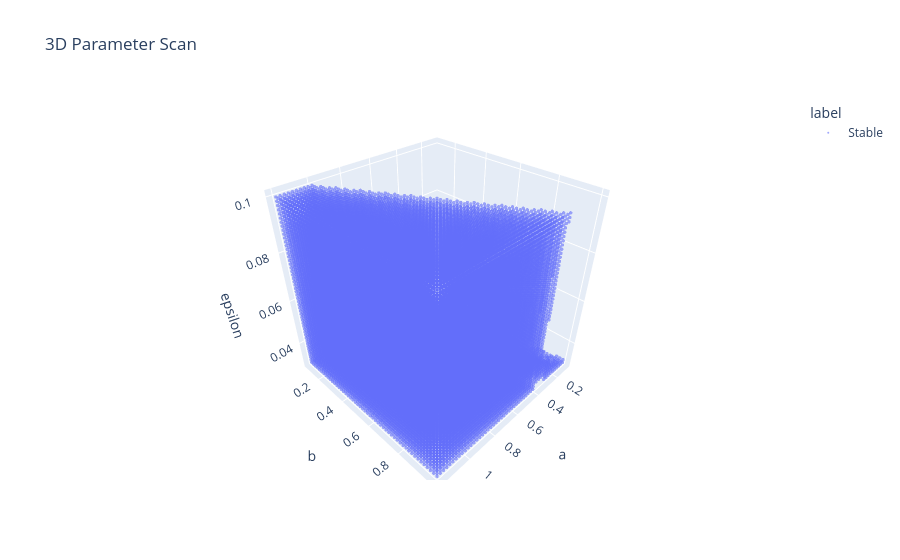

Here is the notebook cell this chart was saved with:
### Code cell
plot_results_3d(results, mode="stable_only")

### Figure 1 — Plotly figure (JSON) as saved in the notebook; plotly's stock layout.template omitted (floating-point values rounded to 4 significant figures; data arrays with more than 128 entries replaced by an {"elided": "..."} marker saying what was removed)
{"data": [{"hovertemplate": "label=Stable<br>a=%{x}<br>b=%{y}<br>epsilon=%{z}<extra></extra>", "legendgroup": "Stable", "marker": {"color": "#636efa", "opacity": 0.6, "symbol": "circle", "size": 2}, "mode": "markers", "name": "Stable", "scene": "scene", "showlegend": true, "x": {"elided": "61910 float values"}, "y": {"elided": "61910 float values"}, "z": {"elided": "61910 float values"}, "type": "scatter3d"}], "layout": {"scene": {"domain": {"x": [0.0, 1.0], "y": [0.0, 1.0]}, "xaxis": {"title": {"text": "a"}}, "yaxis": {"title": {"text": "b"}}, "zaxis": {"title": {"text": "epsilon"}}}, "legend": {"title": {"text": "label"}, "tracegroupgap": 0}, "title": {"text": "3D Parameter Scan"}}}
